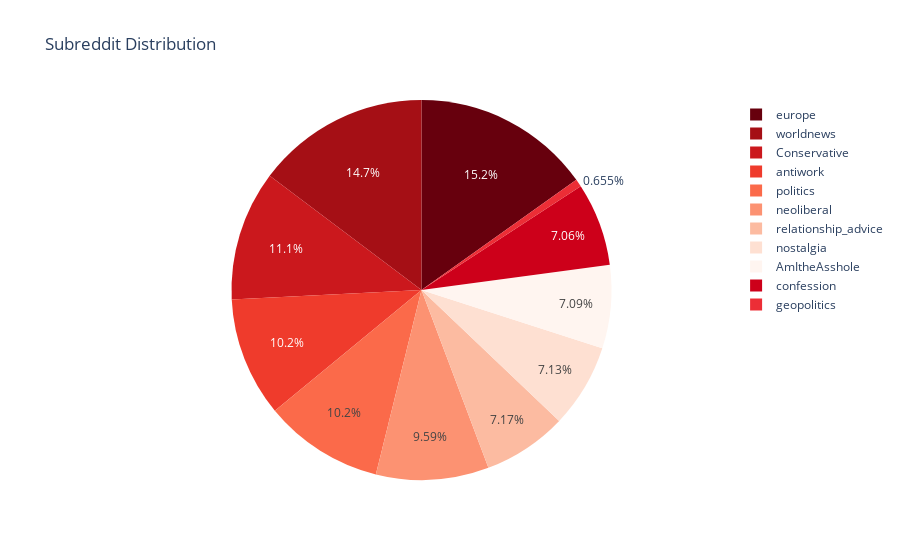

Notebook code cell kept with this figure:
### Code cell
# Pie chart of the subreddit for the sum of all annotators
names = list(annotator_subreddit.columns)
values = annotator_subreddit.sum(axis=0).values

fig = px.pie(annotator_subreddit, values=values, names=names, title='Subreddit Distribution', color_discrete_sequence=px.colors.sequential.Reds_r)
fig.show()

### Figure 1 — Plotly figure (JSON) as saved in the notebook; plotly's stock layout.template omitted (floating-point values rounded to 4 significant figures)
{"data": [{"domain": {"x": [0, 1], "y": [0, 1]}, "hovertemplate": "label=%{label}<br>value=%{value}<extra></extra>", "labels": ["europe", "neoliberal", "worldnews", "geopolitics", "Conservative", "relationship_advice", "AmItheAsshole", "nostalgia", "confession", "politics", "antiwork"], "legendgroup": "", "name": "", "showlegend": true, "type": "pie", "values": [9281, 5871, 9020, 401, 6769, 4390, 4343, 4367, 4324, 6228, 6232]}], "layout": {"legend": {"tracegroupgap": 0}, "piecolorway": ["rgb(103,0,13)", "rgb(165,15,21)", "rgb(203,24,29)", "rgb(239,59,44)", "rgb(251,106,74)", "rgb(252,146,114)", "rgb(252,187,161)", "rgb(254,224,210)", "rgb(255,245,240)"], "title": {"text": "Subreddit Distribution"}}}
